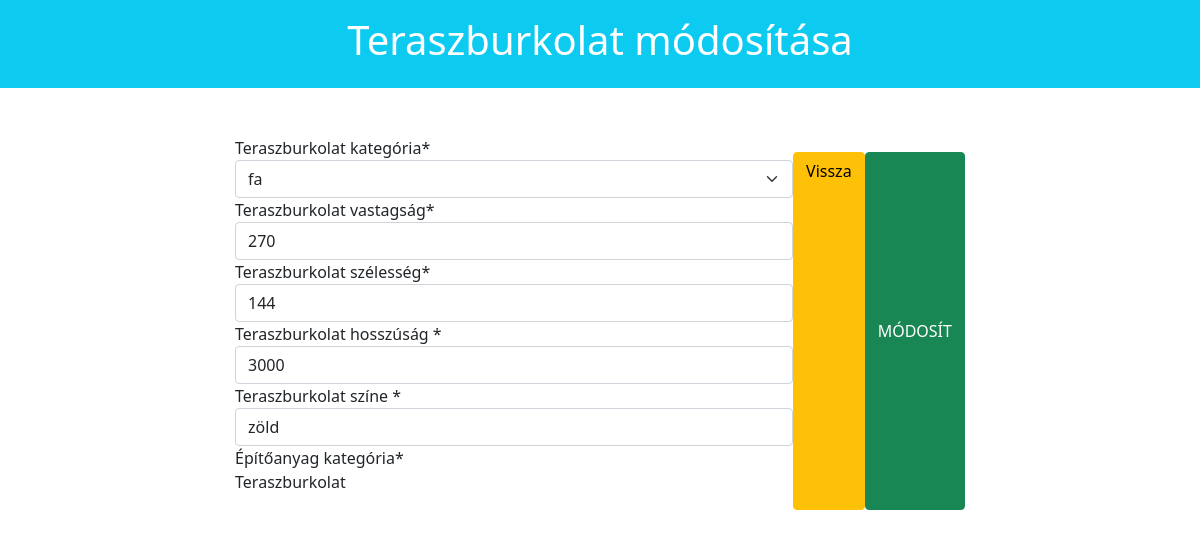
Page /app/index.php?controller=terracefloor&action=edit&terracefloorID=1 (signed in) on the committed database.
### tables this page shows
CREATE TABLE `terracefloor` (
  `terracefloorID` INT NOT NULL AUTO_INCREMENT,
  `terracefloorCategoryID` INT NOT NULL,
  `thickness` VARCHAR(45) NOT NULL,
  `width` VARCHAR(45) NOT NULL,
  `length` VARCHAR(45) NOT NULL,
  `terracefloorColor` VARCHAR(45) NOT NULL,
  `materialID` INT NOT NULL,
  PRIMARY KEY (`terracefloorID`),
FOREIGN KEY (`terracefloorCategoryID`) REFERENCES `terracefloor_category`(`terracefloorCategoryID`) ON DELETE NO ACTION,
FOREIGN KEY (`materialID`) REFERENCES `material`(`materialID`)ON DELETE NO ACTION
);

### app/controller/TerracefloorController.php (called while the page is built, shortened)
<?php
require_once('model\TerracefloorDao.php');
require_once('model\TerracefloorCategoryDao.php');
class TerracefloorController {
    public function load($view, $data=[]){
        extract($data);
        include("view/terracefloor/{$view}.php");
        return $data;
    }
       public function loadTerracefloorToEdit(int $terracefloorID){
        $terracefloorDaoObj = new TerracefloorDao();
        $terracefloorData = $terracefloorDaoObj->getTerracefloorById($terracefloorID);
        $terracefloorCategoryDaoObj = new TerracefloorCategoryDao();
        $terracefloorCategories = $terracefloorCategoryDaoObj -> getAllTerracefloorCategory();
        return $this->load('edit',[
            'terracefloor' => $terracefloorData,
            'terracefloorCategories' => $terracefloorCategories,
        ]);
       }
}
?>

### app/model/TerracefloorDao.php (called while the page is built, shortened)
<?php
    class TerracefloorDao {
        public function getTerracefloorById(int $terracefloorID){
            $dbObj = new Db();
            $conn = $dbObj->getConnection();
            $statement = $conn->prepare("SELECT t.terracefloorID, tc.terracefloorCategoryID, t.thickness, t.width, t.length, t.terracefloorColor, m.materialID FROM terracefloor as t INNER JOIN terracefloor_category as tc ON t.terracefloorCategoryID = tc.terracefloorCategoryID INNER JOIN material as m ON t.materialID = m.materialID WHERE t.terracefloorID = :terracefloorID");
            $statement -> setFetchMode(\PDO::FETCH_OBJ);
            $statement->execute([
                ':terracefloorID'=>$terracefloorID,
            ]);
            return $statement->fetch();
        }
    }
    ?>

### app/model/TerracefloorCategoryDao.php (called while the page is built, shortened)
<?php
class TerracefloorCategoryDao {
    public function getAllTerracefloorCategory(){
        $dbObj = new Db();
        $conn = $dbObj->getConnection();
        $statement = $conn->prepare("SELECT * FROM terracefloor_category  ORDER BY terracefloorCategoryID");
        $statement->setFetchMode(\PDO::FETCH_OBJ);
        $statement->execute();
        return $statement->fetchAll();
    }
}
?>

### app/view/terracefloor/edit.php (the view, shortened to what this page needs)
<div class="row">
    <div class="jumbotron bg-info text-white pt-3 pb-3">
        <h1 class="display3 text-center">Teraszburkolat módosítása</h1>
    </div>
</div>
<div class="container mt-5 d-flex justify-content-center">
    <div class="col-sm-6">
        <form action="index.php?controller=terracefloor&action=update&terracefloorID=<?php echo $terracefloor->terracefloorID;?>" method="POST">
        <div class="form-group">
                <label for="[terracefloor]terracefloorCategoryID">Teraszburkolat kategória*</label>
                <select class="form-select" name="terracefloor[terracefloorCategoryID]" id="terracefloor[terracefloorCategoryID]">
                    <?php
                        $selected = "";
                        foreach ($terracefloorCategories as $terracefloorCategory) {
                            $terracefloor->terracefloorCategoryID == $terracefloorCategory->terracefloorCategoryID ? $selected = "selected" : $selected = "";
                           echo "<option value=" .$terracefloorCategory->terracefloorCategoryID ." $selected> $terracefloorCategory->terracefloorCategoryName </option>";
                        }
                    ?>
                </select>
                </div>
            <div class="form-group">
                <label for="thickness">Teraszburkolat vastagság*</label>
                <input type="text" class="form-control" name="terracefloor[thickness]" id="thickness"  value=<?php echo $terracefloor->thickness;?> required>
            </div>
            <div class="form-group">
                <label for="width">Teraszburkolat szélesség*</label>
                <input type="text" class="form-control" name="terracefloor[width]" id="width"
                value=<?php echo $terracefloor->width; ?> required>
            </div>
            <div class="form-group">
                <label for="length">Teraszburkolat hosszúság *</label>
                <input type="text" class="form-control" name="terracefloor[length]" id="length"
                value=<?php echo $terracefloor->length; ?> required>
            </div>
            <div class="form-group">
                <label for="terracefloorColor">Teraszburkolat színe *</label>
                <input type="text" class="form-control" name="terracefloor[terracefloorColor]" id="terracefloorColor"
                value=<?php echo $terracefloor->terracefloorColor; ?> required>
            </div>
                <div class="form-group">
                <label for="materialID">Építőanyag kategória*</label>
    <p class="form-control-static">Teraszburkolat</p>
            </div>
            </div>
            <div class="form-group mt-3 justify-content-between d-flex">
                <a href="javascript:history.go(-1)" class="btn btn-warning">Vissza</a>
                <button type="submit" class="btn btn-success text-white" name="update"> MÓDOSÍT </button>
            </div>
    </div>

### rows in the picture
terracefloor: thickness "270", width "144", length "3000", terracefloorColor "zöld"

### other values in the picture
form field value "fa"
